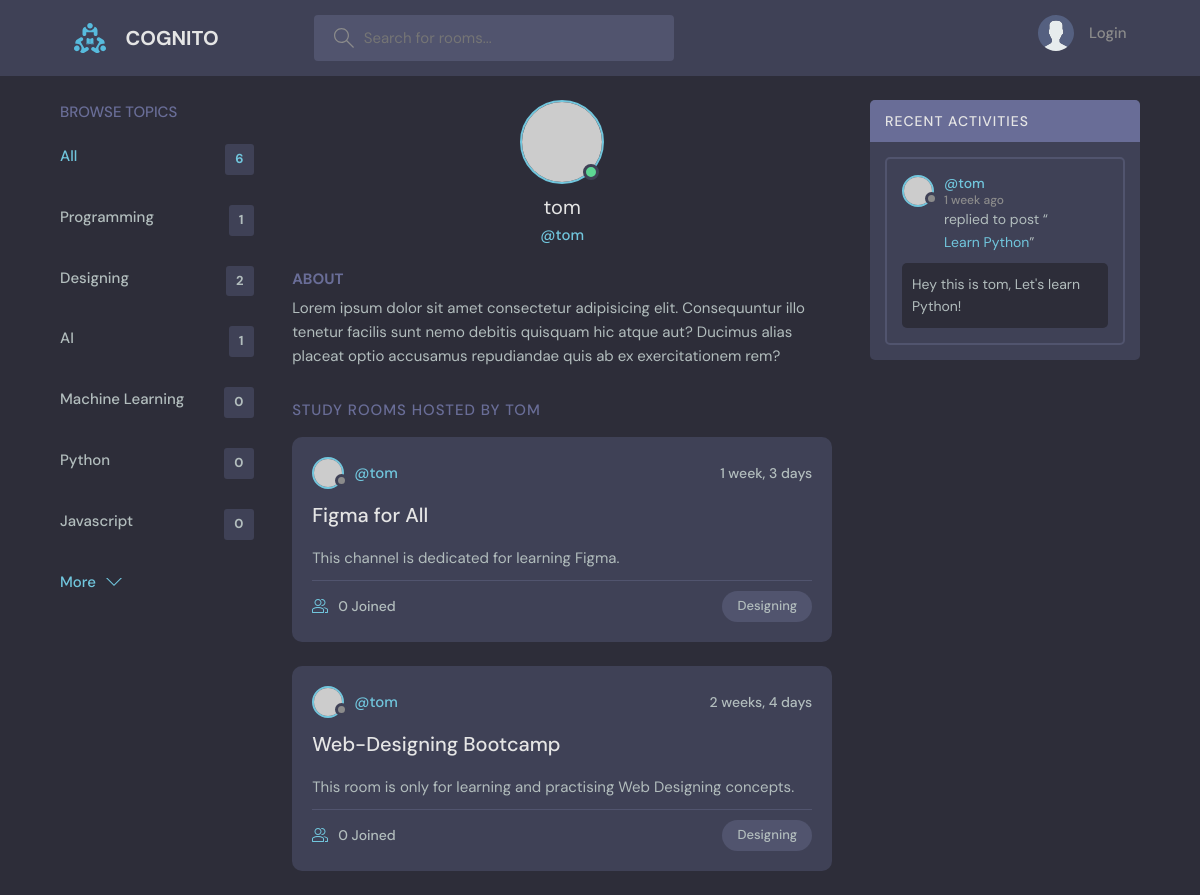
The page /profile/3/ on the database as committed earlier.
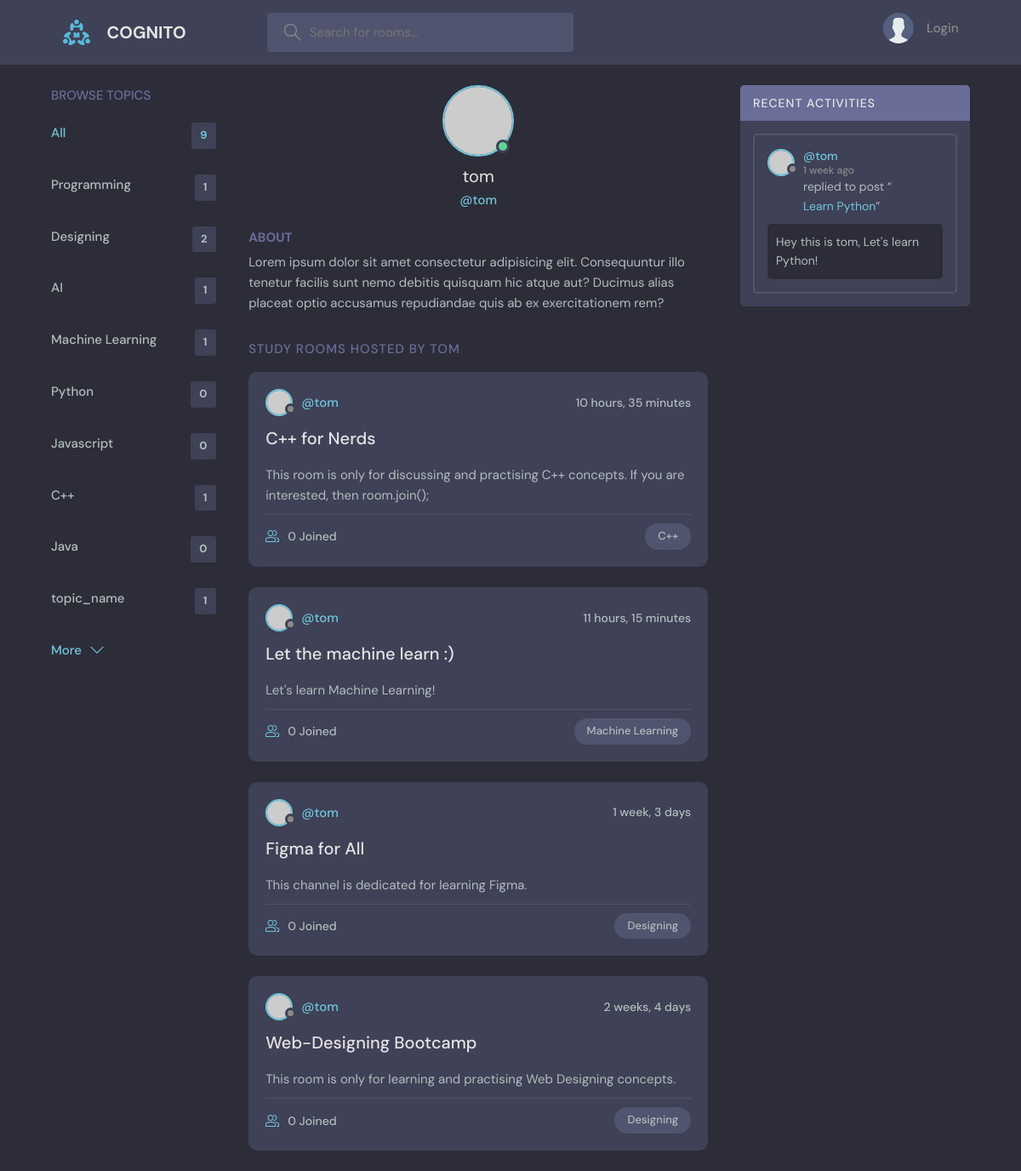
The same page on the database as committed later.
### main/models.py (models this page shows, shortened)
class Topic(models.Model):
    name = models.CharField(max_length=200)

class Room(models.Model):
    host = models.ForeignKey(User, on_delete=models.SET_NULL, null=True)  # Host user, nullable
    topic = models.ForeignKey(Topic, on_delete=models.SET_NULL, null=True)  # Topic, nullable
    name = models.CharField(max_length=200)  # Room name
    description = models.TextField(null=True, blank=True)  # Room description, optional
    participants = models.ManyToManyField(User, related_name='participants', blank=True)  # Room participants, optional
    updated = models.DateTimeField(auto_now=True)  # Timestamp of the last update
    created = models.DateTimeField(auto_now_add=True)  # Timestamp of creation
    class Meta:
        ordering = ['-updated', '-created']  # Order by last updated and created date

class Message(models.Model):
    user = models.ForeignKey(User, on_delete=models.CASCADE)  # User who posted the message
    room = models.ForeignKey(Room, on_delete=models.CASCADE)  # Room where the message was posted
    body = models.TextField()  # Message content
    updated = models.DateTimeField(auto_now=True)  # Timestamp of the last update
    created = models.DateTimeField(auto_now_add=True)  # Timestamp of creation
    class Meta:
        ordering = ['-updated', '-created']  # Order by last updated and created date

### main/views.py (the view)
# urls.py: path('profile/<int:pk>/',user_profile,name='user_profile'),
def user_profile(request,pk):
    user = User.objects.get(id=pk)
    rooms = user.room_set.all() # host(user) is a foreign key in Room model
    room_messages = user.message_set.all()
    topics = Topic.objects.all()
    context = {'user':user, 'rooms':rooms, 'room_messages': room_messages, 'topics': topics}
    return render(request,'main/profile.html',context)

### templates/main/profile.html (shortened to what this page needs)
{% extends "base.html" %}
{% block content %}
  <main class="profile-page layout layout--3">
    <div class="container">
      {% include "main/topics_component.html" %}
      <div class="roomList">
        <div class="profile">
          <div class="profile__avatar">
            <div class="avatar avatar--large active">
              <img src="https://randomuser.me/api/portraits/men/11.jpg" />
            </div>
          </div>
          <div class="profile__info">
            <h3>{{user}}</h3>
            <p>@{{user.username}}</p>
          </div>
          <div class="profile__about">
            <h3>About</h3>
            <p>
              Lorem ipsum dolor sit amet consectetur adipisicing elit. Consequuntur illo tenetur
              facilis sunt nemo debitis quisquam hic atque aut? Ducimus alias placeat optio
              accusamus repudiandae quis ab ex exercitationem rem?
            </p>
          </div>
        </div>
        <div class="roomList__header">
          <div>
            <h2>Study Rooms Hosted by {{user.username}}</a>
            </h2>
          </div>
        </div>
        {% include "main/feed_component.html" %}
      </div>
      {% include "main/activity_component.html" %}
    </div>
  </main>
  {% endblock content %}

### templates/base.html (shortened to what this page needs)
<!DOCTYPE html>
{% load static %}
<html lang="en">
  <head>
    <link rel="stylesheet" href="{% static 'styles/style.css' %}" />
  </head>
  <body>
    {% include 'navbar.html' %}
    {% block content %}
    {% endblock content %}
  </body>
</html>

### templates/navbar.html (shortened to what this page needs)
{% load static %}
<header class="header header--loggedIn">
    <div class="container">
        <a href="{% url 'home' %}" class="header__logo">
            <img src="{% static 'images/logo.svg' %}" />
            <h1>COGNITO</h1>
        </a>
        <form class="header__search" method="GET" action="{% url 'home' %}">
            <label>
                <input type="text" name="q" placeholder="Search for rooms..." />
            </label>
        </form>
        <nav class="header__menu">
            {% if request.user.is_authenticated %}
            <div class="header__user">
                <a href="{% url 'update_user' %}">
                    <div class="avatar avatar--medium active">
                        <img src="https://randomuser.me/api/portraits/men/37.jpg" />
                    </div>
                    <p>{{ request.user }} <span>@{{ request.user.username }}</span></p>
                </a>
                <button class="dropdown-button">
                    <svg version="1.1" xmlns="http://www.w3.org/2000/svg" width="32" height="32" viewBox="0 0 32 32">
                        <title>chevron-down</title>
                        <path d="M16 21l-13-13h-3l16 16 16-16h-3l-13 13z"></path>
                    </svg>
                </button>
            </div>
            {% else %}
            <a href="{% url 'login' %}">
                <img src="{% static 'images/avatar.svg' %}" />
                <p>Login</p>
            </a>
            {% endif %}
        </nav>
    </div>
</header>

### templates/main/topics_component.html
<div class="topics">
    <div class="topics__header">
      <h2>Browse Topics</h2>
    </div>
    <ul class="topics__list">
      <li>
        <a href="{% url 'home' %}" class="active">All <span>{{topics.count}}</span></a>
      </li>
      {% for topic in topics %}
      <li>
        <a href="{% url 'home' %}?q={{ topic.name }}">{{ topic.name }}<span>{{topic.room_set.all.count}}</span></a>
      </li>
      {% endfor %}
    </ul>
    <a class="btn btn--link" href="topics.html">
      More
      <svg version="1.1" xmlns="http://www.w3.org/2000/svg" width="32" height="32" viewBox="0 0 32 32">
        <title>chevron-down</title>
        <path d="M16 21l-13-13h-3l16 16 16-16h-3l-13 13z"></path>
      </svg>
    </a>
  </div>

### templates/main/feed_component.html (shortened to what this page needs)
{% for room in rooms %}
<div class="roomListRoom">
    <div class="roomListRoom__header">
      <a href="{% url "user_profile" room.host.id %}" class="roomListRoom__author">
        <div class="avatar avatar--small">
          <img src="https://randomuser.me/api/portraits/women/11.jpg" />
        </div>
        <span>@{{room.host.username}}</span>
      </a>
      <div class="roomListRoom__actions">
        <span>{{room.created|timesince}}</span>
      </div>
    </div>
    <div class="roomListRoom__content">
      <a href="{% url 'room' room.id %}">{{room.name}}</a>
      <p>
        {{room.description}}
      </p>
    </div>
    <div class="roomListRoom__meta">
      <a href="{% url 'room' room.id %}" class="roomListRoom__joined">
        {{room.participants.all.count}} Joined
      </a>
      <p class="roomListRoom__topic">{{room.topic.name}}</p>
    </div>
  </div>
  {% endfor %}

### templates/main/activity_component.html (shortened to what this page needs)
<div class="activities">
    <div class="activities__header">
      <h2>Recent Activities</h2>
    </div>
    {% for message in room_messages %}
    <div class="activities__box">
      <div class="activities__boxHeader roomListRoom__header">
        <a href="{% url "user_profile" message.user.id %}" class="roomListRoom__author">
          <div class="avatar avatar--small">
            <img src="https://randomuser.me/api/portraits/women/11.jpg" />
          </div>
          <p>
            @{{ message.user }}
            <span>{{ message.created|timesince }} ago</span>
          </p>
        </a>
      </div>
      <div class="activities__boxContent">
        <p>replied to post “<a href="{% url 'room' message.room.id %}">{{ message.room.name }}</a>”</p>
        <div class="activities__boxRoomContent">
          {{message.body}}
        </div>
      </div>
    </div>
    {% endfor %}
  </div>

Rows that differ between the two databases and show on the page:
computed for Topic "Machine Learning": room_set.all.count "0" → "1"
added Topic: name "C++", room_set.all.count "1"
added Topic: name "Java", room_set.all.count "0"
added Topic: name "topic_name", room_set.all.count "1"
added Room: host.username "tom", created "10 hours, 35 minutes", name "C++ for Nerds", description "This room is only for discussing and practising C++ concepts. If you are interested, then room.join();", participants.all.count "0", topic.name "C++"
added Room: host.username "tom", created "11 hours, 15 minutes", name "Let the machine learn :)", description "Let's learn Machine Learning!", participants.all.count "0", topic.name "Machine Learning"
Other text that changed with them:
{{ topics.count }}: "6" → "9"
